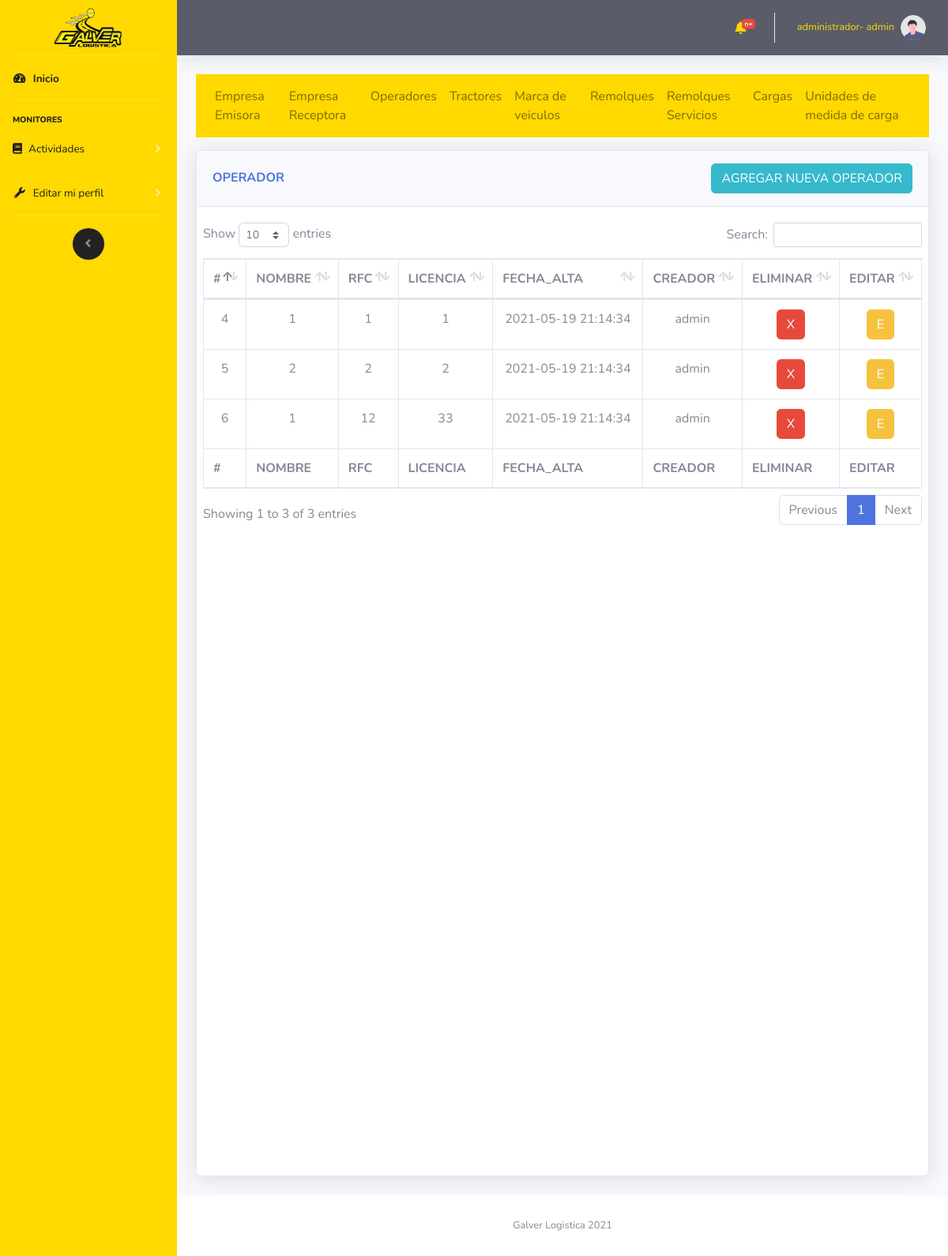
Before: /vistas/operadores.php (signed in) with the older database file.
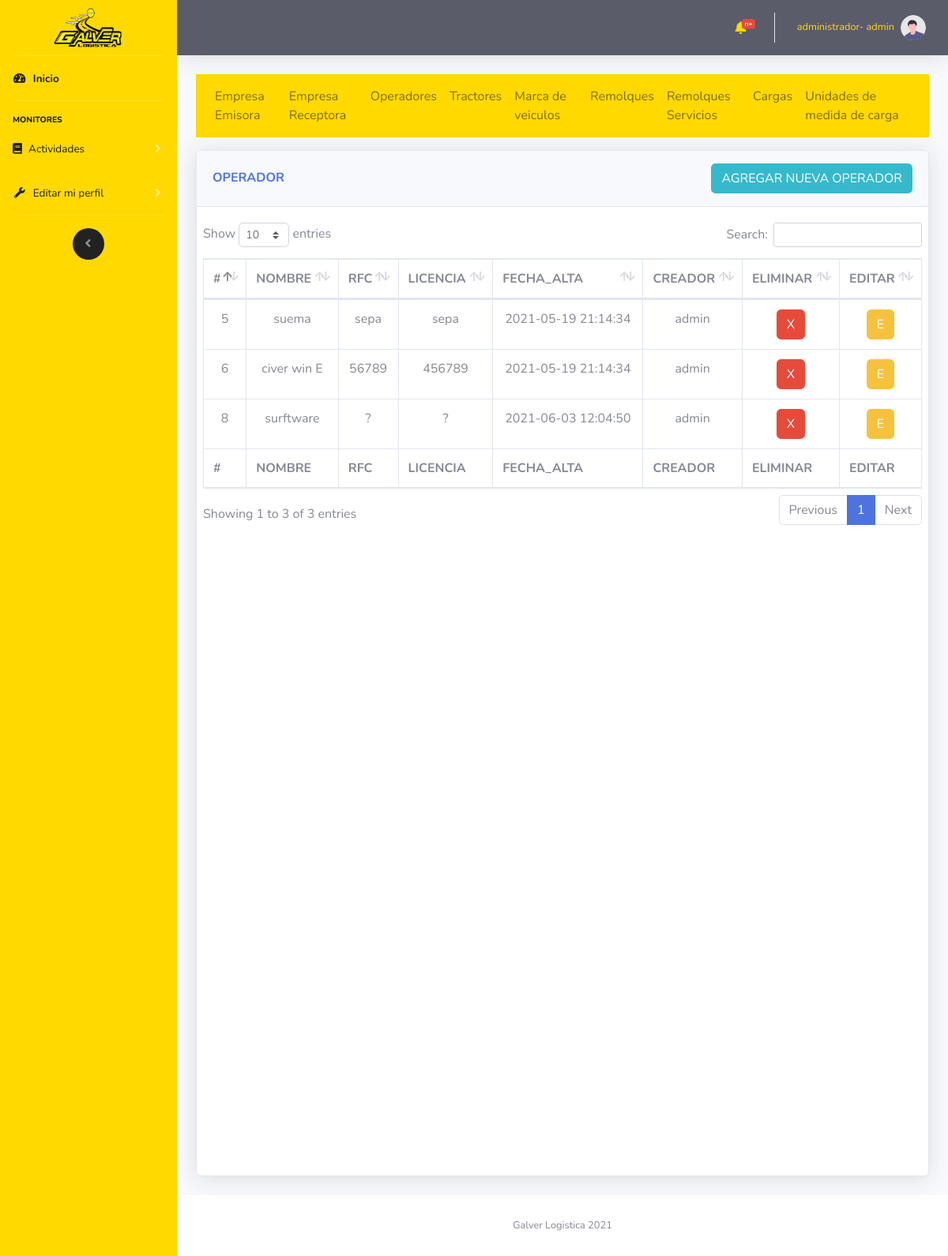
After: the same page with the newer database file.
### tables this page shows
CREATE TABLE `operadores` (
  `operadorID` int(11) NOT NULL,
  `operadorNombre` varchar(300) NOT NULL,
  `operadorLisencia` varchar(50) NOT NULL,
  `operadorFechaCreacion` datetime NOT NULL,
  `operadorRFC` varchar(30) NOT NULL,
  `usuarioId` int(11) NOT NULL
);

CREATE TABLE `usuario` (
  `usuarioId` int(11) NOT NULL,
  `usuarioNombre` varchar(30) NOT NULL,
  `usuarioPassword` varchar(20) NOT NULL,
  `usuarioTipoId` int(11) NOT NULL,
  `usuarioCreacion` datetime NOT NULL
);

### controlador/modulos/selects.php (called while the page is built, shortened)
<?php
    function muestraOperador($mysqli)
    {
        $result = $mysqli->query("SELECT * FROM `operadores` INNER JOIN usuario ON usuario.usuarioId= operadores.usuarioId");
        return $result;
    }
?>

### vistas/operadores.php (the view, shortened to what this page needs)
<?php
    include "../import/componentes/head.php";
    include "../import/componentes/navbarLateral.php";
    include "../import/componentes/navbarHorizontal.php";
?>
<?php
    include "../controlador/coneccion/config.php";
    include "../controlador/modulos/selects.php";
?>
<div class="container-fluid">
    <?php
        include "../import/componentes/nav1.php";
    ?>
    <div class="row">
            <div class="col-12">
                <div class="card shadow mb-4 card_hdv">
                    <div class="card-header py-3 d-flex flex-row align-items-center justify-content-between">
                        <h6 class="m-0 font-weight-bold text-primary">OPERADOR</h6>
                        <button type="button" class="btn btn-info  d-none d-md-block" data-toggle="modal"
                            data-target="#INSERT">AGREGAR NUEVA OPERADOR</button>
                    </div>
                    <div class="card-body">
                        <div class="chart-area ">
                            <div class="row">
                                <div class="table-responsive">
                                    <table class="table table-bordered" id="dataTable" width="100%" cellspacing="0">
                                        <thead>
                                            <tr>
                                                <th scope="col">#</th>
                                                <th scope="col">NOMBRE</th>
                                                <th scope="col">RFC</th>
                                                <th scope="col">LICENCIA</th>
                                                <th scope="col">FECHA_ALTA</th>
                                                <th scope="col">CREADOR</th>
                                                <th scope="col">ELIMINAR</th>
                                                <th scope="col">EDITAR</th>
                                            </tr>
                                        </thead>
                                        <tfoot>
                                            <tr>
                                                <th scope="col">#</th>
                                                <th scope="col">NOMBRE</th>
                                                <th scope="col">RFC</th>
                                                <th scope="col">LICENCIA</th>
                                                <th scope="col">FECHA_ALTA</th>
                                                <th scope="col">CREADOR</th>
                                                <th scope="col">ELIMINAR</th>
                                                <th scope="col">EDITAR</th>
                                            </tr>
                                        </tfoot>
                                        <tbody class="cardScroll text-center">
                                            <?php
                                        $datos=muestraOperador($mysqli);
                                        while ($filas =$datos->fetch_assoc()) {
                                            echo
                                            "<tr>".
                                            "<td>".$filas["operadorID"]."</td>".
                                            "<td>".$filas["operadorNombre"]."</td>".
                                            "<td>".$filas["operadorRFC"]."</td>".
                                            "<td>".$filas["operadorLisencia"]."</td>".
                                            "<td>".$filas["operadorFechaCreacion"]."</td>".
                                            "<td>".$filas["usuarioNombre"]."</td>".
                                            "<td><button type='button' class='btn btn-danger' onclick='eliminarEmpresaEmisora(".$filas["operadorID"].")')>X</button></td>".
                                            "<td><button type='button' class='btn btn-warning' data-toggle='modal'
                                            data-target='#UPDATE' onclick='editarPaso1Id(".$filas["operadorID"].")'>E</button></td>".
                                            "</tr>";
                                        }
                                        ?>
                                        </tbody>
                                    </table>
                                </div>
                            </div>
                        </div>
                    </div>
                </div>
            </div>
    </div>
    <?php
        include "../import/componentes/footer.php";
        include "../import/componentes/js/main.php";
    ?>

### import/componentes/head.php (shortened to what this page needs)
<!DOCTYPE html>
<html lang="en">
<head>
    <link href="../assets/vendor/fontawesome-free/css/all.min.css" rel="stylesheet" type="text/css">
    <link href="../assets/css/sb-admin-2.min.css" rel="stylesheet">
    <link href="../assets/vendor/datatables/dataTables.bootstrap4.min.css" rel="stylesheet">
    <link rel="stylesheet" href="https://stackpath.bootstrapcdn.com/font-awesome/4.7.0/css/font-awesome.min.css">
    <Link rel="stylesheet" href="../assets/css/bootstrap-select.css"></Link>
    <link rel="stylesheet" href="../assets/css/sweetalert2.min.css">
    <link rel="stylesheet" href="../assets/css/animate.css">
    <link href="../assets/css/main.css" rel="stylesheet">
</head>

### import/componentes/navbarLateral.php (shortened to what this page needs)
<body id="page-top">
    <div id="wrapper">
        <ul class="navbar-nav color-sidebar sidebar sidebar-dark accordion" id="accordionSidebar">
            <a class="sidebar-brand d-flex align-items-center justify-content-center" href="index.php">
                <img src="../assets/img/GalverLogisticaLogo.png" alt="" class="logoGalverSistema">
            </a>
            <hr class="sidebar-divider my-0">
            <li class="nav-item active">
                <a class="nav-link" href="index.html">
                    <i class="fas fa-fw fa-tachometer-alt"></i>
                    <span class="text-negro">Inicio</span></a>
            </li>
            <hr class="sidebar-divider">
            <div class="sidebar-heading text-negro">
                Monitores
            </div>
            <li class="nav-item">
                <a class="nav-link collapsed" href="#" data-toggle="collapse" data-target="#collapseTwo"
                    aria-expanded="true" aria-controls="collapseTwo">
                    <i class="fas fa-book "></i>
                    <span class="text-negro ">Actividades</span>
                </a>
            </li>
            <li class="nav-item">
                <a class="nav-link collapsed" href="#" data-toggle="collapse" data-target="#collapseUtilities"
                    aria-expanded="true" aria-controls="collapseUtilities">
                    <i class="fas fa-fw fa-wrench"></i>
                    <span class="text-negro">Editar mi perfil</span>
                </a>
            </li>
            <hr class="sidebar-divider">
            <div class="text-center d-none d-md-inline">
                <button class="rounded-circle border-0" id="sidebarToggle"></button>
            </div>
        </ul>

### import/componentes/navbarHorizontal.php (shortened to what this page needs)
<div id="content-wrapper" class="d-flex flex-column">
    <div id="content">
        <nav class="navbar navbar-expand navbar-light bg-dark topbar mb-4 static-top shadow">
            <ul class="navbar-nav ml-auto">
                <li class="nav-item dropdown no-arrow mx-1">
                    <a class="nav-link dropdown-toggle" href="#" id="alertsDropdown" role="button"
                        data-toggle="dropdown" aria-haspopup="true" aria-expanded="false">
                        <i class="fas fa-bell fa-fw campana"></i>
                        <span class="badge badge-danger badge-counter">n+</span>
                    </a>
                </li>
                <li class="nav-item dropdown no-arrow">
                    <a class="nav-link dropdown-toggle" href="#" id="userDropdown" role="button"
                        data-toggle="dropdown" aria-haspopup="true" aria-expanded="false">
                        <span class="mr-2 d-none d-lg-inline text-amarillo small"><?php echo $_SESSION["usuarioTipoCargo"];?>- <?php echo $_SESSION["usuarioNombre"];?></span>
                        <img class="img-profile rounded-circle" src="../assets/img/undraw_profile.svg">
                    </a>
                </li>
            </ul>
        </nav>

### import/componentes/nav1.php
<nav class=" navbar navbar-expand-lg navbar-light navbar-dark  mb-3 navbarColor">
    <div class="collapse navbar-collapse" id="navbarNavAltMarkup">
        <div class="navbar-nav">
            <a class="nav-item nav-link " href="./empresaEmisora.php">Empresa Emisora</a>
            <a class="nav-item nav-link " href="./empresaReceptora.php">Empresa Receptora</a>
            <a class="nav-item nav-link" href="./operadores.php">Operadores</a>
            <a class="nav-item nav-link" href="./tractores.php">Tractores</a>
            <a class="nav-item nav-link" href="./tractores_marca.php">Marca de veiculos</a>
            <a class="nav-item nav-link" href="./remolques.php">Remolques</a>
            <a class="nav-item nav-link" href="./remolques_servicios.php">Remolques Servicios</a>
            <a class="nav-item nav-link" href="./cargas.php">Cargas</a>
            <a class="nav-item nav-link" href="./unidades_de_medida.php">Unidades de medida de carga</a>
        </div>
    </div>
</nav>

### import/componentes/footer.php (shortened to what this page needs)
</div>
            <footer class="sticky-footer bg-white">
                <div class="container my-auto">
                    <div class="copyright text-center my-auto">
                        <span>Galver Logistica 2021</span>
                    </div>
                </div>
            </footer>
        </div>
    </div>

### import/componentes/js/main.php (shortened to what this page needs)
</body>
</html>

### assets/css/main.css (style rules this page uses)
.color-sidebar { background-color: rgb(255, 217, 0) !important; }
ul.navbar-nav i { color: #000 !important; }
.navbarColor { background: rgb(255, 217, 0); color: rgb(34, 34, 34); }
.navbar-dark .navbar-nav .nav-link { color: rgba(0, 0, 0, 0.5); }
ul.navbar-nav i { color: rgb(34, 34, 34) !important; }
ul.navbar-nav i.campana { color: rgb(255, 217, 0) !important; }
.text-amarillo { color: rgb(255, 217, 0) !important; }
.text-negro { color: rgb(34, 34, 34) !important; }
img.logoGalverSistema { width: 100px; height: 50px; }
.sidebar-dark #sidebarToggle { background-color: rgb(34, 34, 34) !important; }
.card { height: 1050px !important; }
@media (max-width: 2000px) { .card { height: 1150px !important; } }
@media (max-width: 1200px) { .card { height: 1400px !important; } }

### vistas/operadores.php (style rules this page uses)
.card_hdv { height: 1300px !important; }

Changed rows visible on the page:
no longer on this page (row edited): operadores: operadorID "4", operadorNombre "1", operadorRFC "1", operadorLisencia "1", operadorFechaCreacion "2021-05-19 21:14:34", usuarioId.usuarioNombre "admin"
changed operadores id 5: operadorNombre "2" → "suema"; operadorRFC "2" → "sepa"; operadorLisencia "2" → "sepa"
changed operadores id 6: operadorNombre "1" → "civer win E"; operadorRFC "12" → "56789"; operadorLisencia "33" → "456789"
added operadores: operadorID "8", operadorNombre "surftware", operadorRFC "?", operadorLisencia "?", operadorFechaCreacion "2021-06-03 12:04:50", usuarioId.usuarioNombre "admin"
